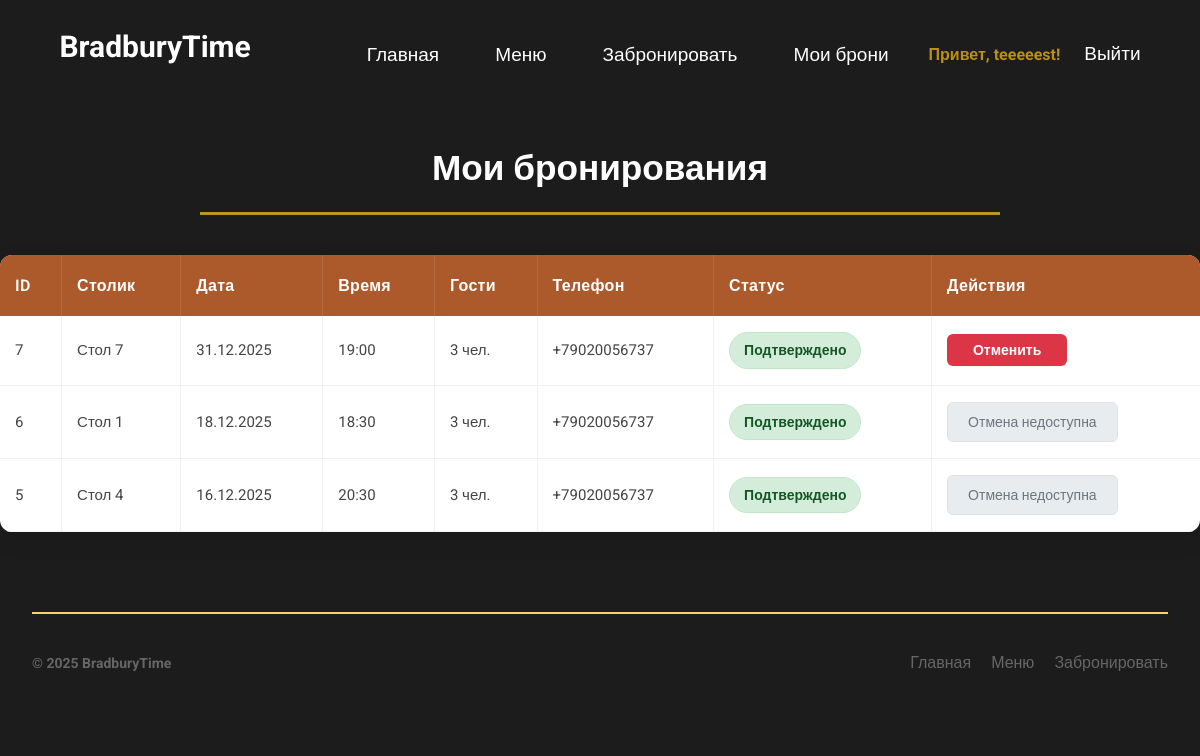
The page /booking/my-bookings/ (signed in) on the database its author committed.
### booking/models.py (models this page shows, shortened)
class Booking(models.Model):
    user = models.ForeignKey(User, on_delete=models.CASCADE, verbose_name='Пользователь')
    table_number = models.IntegerField(choices=TABLE_CHOICES, verbose_name='Номер столика')
    date = models.DateField(verbose_name='Дата бронирования')
    time = models.CharField(max_length=5, choices=TIME_CHOICES, verbose_name='Время')
    guests = models.IntegerField(
        verbose_name='Количество гостей',
        validators=[MinValueValidator(1), MaxValueValidator(5)],
        default=1
    )
    phone = models.CharField(
        max_length=20,
        verbose_name='Телефон',
        default='+7'
    )
    confirmed = models.BooleanField(default=False, verbose_name='Подтверждено')
    created_at = models.DateTimeField(default=timezone.now, verbose_name='Дата создания')
    def get_booking_datetime(self):
        try:
            naive_datetime = datetime.combine(
                self.date,
                datetime.strptime(self.time, '%H:%M').time()
            )
            return timezone.make_aware(naive_datetime)
        except:
            return timezone.make_aware(datetime.combine(self.date, datetime_time.min))
    def can_cancel(self):
        try:
            booking_datetime = self.get_booking_datetime()
            now = timezone.now()
            time_diff = booking_datetime - now
            return time_diff.total_seconds() > 10 * 3600
        except:
            return True
    class Meta:
        verbose_name = 'Бронирование'
        verbose_name_plural = 'Бронирования'

### booking/views.py (the view)
# urls.py: path('my-bookings/', views.my_bookings, name='my_bookings'),
@login_required
def my_bookings(request):
    bookings = Booking.objects.filter(user=request.user).order_by('-date', '-time')
    return render(request, 'booking/my_booking.html', {'bookings': bookings})

### templates/booking/my_booking.html (shortened to what this page needs)
{% extends 'base.html' %}
{% load static %}
{% block content %}
<div class="bookings-container">
    <h2 class="book-title">Мои бронирования</h2>
    {% if bookings %}
    <table class="bookings-table">
        <thead>
            <tr>
                <th>ID</th>
                <th>Столик</th>
                <th>Дата</th>
                <th>Время</th>
                <th>Гости</th>
                <th>Телефон</th>
                <th>Статус</th>
                <th>Действия</th>
            </tr>
        </thead>
        <tbody>
            {% for booking in bookings %}
            <tr>
                <td data-label="ID">{{ booking.id }}</td>
                <td data-label="Столик">{{ booking.get_table_number_display }}</td>
                <td data-label="Дата">{{ booking.date|date:"d.m.Y" }}</td>
                <td data-label="Время">{{ booking.time }}</td>
                <td data-label="Гости">{{ booking.guests }} чел.</td>
                <td data-label="Телефон">{{ booking.phone }}</td>
                <td data-label="Статус">
                    {% if booking.confirmed %}
                    <span class="status-confirmed">Подтверждено</span>
                    {% else %}
                    <span class="status-pending">Ожидает</span>
                    {% endif %}
                </td>
                <td data-label="Действия">
                    {% if booking.can_cancel %}
                    <form action="{% url 'cancel_booking' booking.id %}" method="post">
                        <button type="submit" class="cancel-btn" onclick="return confirm('Отменить бронирование?')">
                            Отменить
                        </button>
                    </form>
                    {% else %}
                    <span class="cancel-disabled">Отмена недоступна</span>
                    {% endif %}
                </td>
            </tr>
            {% endfor %}
        </tbody>
    </table>
    {% else %}
    <p class="no-bookings">У вас нет активных бронирований.</p>
    {% endif %}
</div>
{% endblock %}

### templates/base.html (shortened to what this page needs)
{% load static %}
<!DOCTYPE html>
<html lang="ru">
<head>
    <link rel="stylesheet" href="{% static 'css/style.css' %}">
</head>
<body>
    <header>
        <h1>BradburyTime</h1>
        <nav class="nav__menu-container">
            <a class="nav__menu" href="/">Главная</a>
            <a class="nav__menu" href="/menu/">Меню</a>
            {% if user.is_authenticated %}
                <a class="nav__menu" href="/booking/create/">Забронировать</a>
              <a class="nav__menu" href="{% url 'my_bookings' %}">Мои брони</a>
                <span>Привет, {{ user.username }}!</span>
                <form action="{% url 'logout' %}" method="post" style="display:inline;">
                    <button type="submit" class="nav__logaut" style="">
                        Выйти
                    </button>
                </form>
            {% endif %}
        </nav>
    </header>
    <main>
        {% block content %}{% endblock %}
    </main>
    <footer>
        <hr>
        <div class="footer-content">
            <p class="footer-text"><strong>© 2025 BradburyTime</strong></p>
            <div class="footer-links">
                <a href="/">Главная</a>
                <a href="/menu/">Меню</a>
                <a href="/booking/create/">Забронировать</a>
            </div>
        </div>
    </footer>
</body>
</html>

### static/css/style.css (style rules this page uses)
* { margin: 0; padding: 0; box-sizing: border-box; }
body { font-family: "Roboto", sans-serif; line-height: 1.6; color: #333; background-color: #1c1c1c; }
header { background-color: #1c1c1c; color: white; padding: 1rem 2rem; display: flex; justify-content: center; align-items: center; gap: 100px; }
header h1 { font-size: 30px; margin-bottom: 1rem; color: #ffffff; text-align: center; }
.nav__menu-container { display: flex; justify-content: center; align-items: center; flex-wrap: wrap; gap: 1.5rem; padding: 1rem 0; }
.nav__menu { color: white; text-decoration: none; font-weight: 500; padding: 0.5rem 1rem; border-radius: 4px; transition: all 0.3s ease; font-size: 19px; }
nav span { color: #bb9018; font-weight: bold; }
nav button { background: none; border: none; color: #ffd166; cursor: pointer; font-weight: 500; padding: 0.5rem 1rem; }
.nav__logaut { background: none; border: none; color: rgb(255, 255, 255); cursor: pointer; padding: 0; font-size: 19px; }
footer { background-color: #1c1c1c; color: white; text-align: center; padding: 2rem; margin-top: 3rem; }
footer hr { border: none; border-top: 2px solid #ffd166; margin-bottom: 1rem; }
.footer-content { display: flex; justify-content: space-between; align-items: center; flex-wrap: wrap; gap: 20px; padding: 20px 0; }
.footer-text { color: #666; font-size: 14px; }
.footer-links { display: flex; gap: 20px; flex-wrap: wrap; }
.footer-links a { color: #666; text-decoration: none; }
h2 { font-size: 2.5rem; color: #333; margin-bottom: 1.5rem; font-weight: 600; }
.book-title { text-align: center; font-size: 2.2rem; margin: 30px 0 40px 0; color: #ffffff; font-weight: 700; padding-bottom: 15px; border-bottom: 3px solid rgba(218, 171, 42, 0.85); max-width: 800px; margin-left: auto; margin-right: auto; }
.bookings-table { width: 100%; max-width: 1200px; margin: 0 auto 40px; border-collapse: collapse; background-color: white; border-radius: 12px; overflow: hidden; box-shadow: 0 8px 25px rgba(0, 0, 0, 0.08); font-size: 15px; }
.bookings-table thead { background: rgba(164, 71, 21, 0.9); }
.bookings-table th { padding: 18px 15px; text-align: left; color: white; font-weight: 600; font-size: 16px; letter-spacing: 0.3px; border-right: 1px solid rgba(255, 255, 255, 0.1); }
.bookings-table th:last-child { border-right: none; }
.bookings-table tbody tr { border-bottom: 1px solid #f0f0f0; transition: all 0.2s ease; }
.bookings-table td { padding: 16px 15px; color: #444; vertical-align: middle; border-right: 1px solid #f0f0f0; }
.bookings-table td:last-child { border-right: none; }
.status-confirmed { display: inline-block; padding: 6px 14px; background-color: #d4edda; color: #155724; border-radius: 20px; font-size: 14px; font-weight: 600; min-width: 120px; text-align: center; border: 1px solid #c3e6cb; }
.cancel-btn { padding: 8px 20px; background-color: #dc3545; color: white; border: none; border-radius: 6px; font-size: 14px; font-weight: 600; cursor: pointer; transition: all 0.3s ease; min-width: 120px; }
.cancel-disabled { display: inline-block; padding: 8px 20px; background-color: #e9ecef; color: #6c757d; border-radius: 6px; font-size: 14px; font-weight: 500; min-width: 120px; text-align: center; border: 1px solid #dee2e6; }

### rows shown on the page
Booking: id "7", table_number "Стол 7", date "31.12.2025", time "19:00", guests "3", phone "+79020056737", confirmed "Подтверждено", shows "Отменить"
Booking: id "6", table_number "Стол 1", date "18.12.2025", time "18:30", guests "3", phone "+79020056737", confirmed "Подтверждено", shows "Отмена недоступна"
Booking: id "5", table_number "Стол 4", date "16.12.2025", time "20:30", guests "3", phone "+79020056737", confirmed "Подтверждено", shows "Отмена недоступна"

### other values the page prints
{{ user.username }} "teeeeest"
